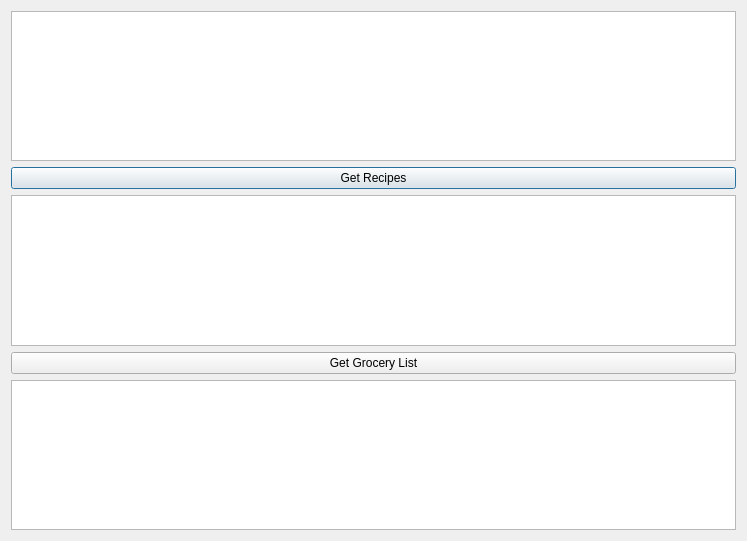
<?xml version="1.0" encoding="UTF-8"?>
<ui version="4.0">
 <class>recipeList</class>
 <widget class="QDialog" name="recipeList">
  <property name="geometry">
   <rect>
    <x>0</x>
    <y>0</y>
    <width>747</width>
    <height>541</height>
   </rect>
  </property>
  <property name="windowTitle">
   <string>Dialog</string>
  </property>
  <layout class="QGridLayout" name="gridLayout">
   <item row="1" column="3">
    <layout class="QVBoxLayout" name="verticalLayout_2">
     <item>
      <widget class="QPlainTextEdit" name="nameList"/>
     </item>
     <item>
      <widget class="QPushButton" name="btnRecipe">
       <property name="text">
        <string>Get Recipes</string>
       </property>
      </widget>
     </item>
     <item>
      <widget class="QListView" name="recList"/>
     </item>
     <item>
      <widget class="QPushButton" name="btnGrocery">
       <property name="text">
        <string>Get Grocery List</string>
       </property>
      </widget>
     </item>
     <item>
      <widget class="QPlainTextEdit" name="ingreList"/>
     </item>
    </layout>
   </item>
  </layout>
 </widget>
 <resources/>
 <connections/>
</ui>
